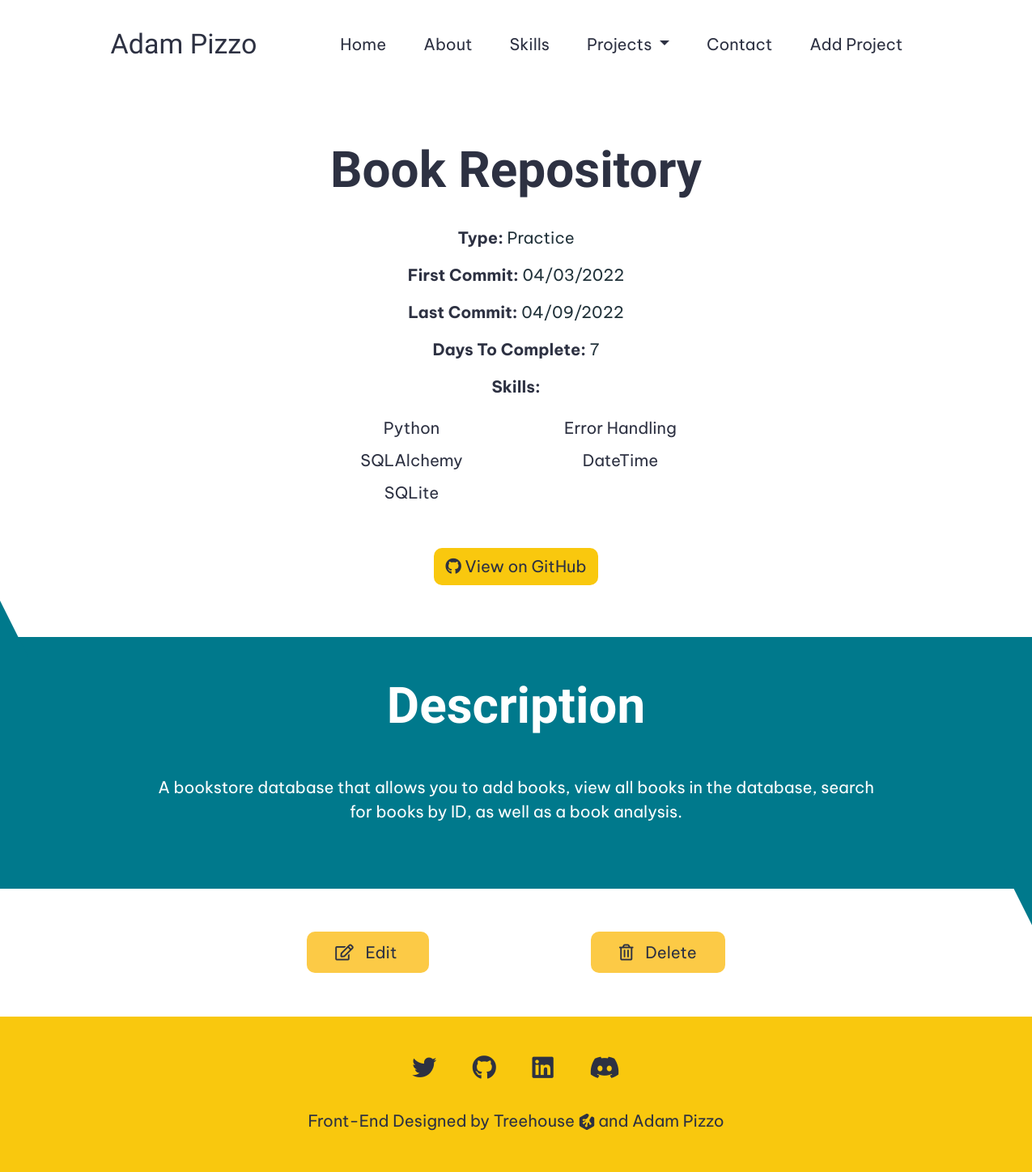
/projects/1, run on the app's committed database.
### models.py (models this page shows)
class Projects(db.Model):
    id = db.Column(db.Integer, primary_key=True)
    title = db.Column(db.String)
    type = db.Column(db.String)
    first_commit = db.Column(db.Date)
    last_commit = db.Column(db.Date)
    description = db.Column(db.Text)
    skills = db.Column(db.Text)
    url_to_project = db.Column(db.Text)

### app.py (the view)
@app.route('/projects/<id>')
def project_detail(id):
    project_df = Projects.query.order_by(Projects.last_commit.desc()).all()
    project = Projects.query.get_or_404(id)
    project.skills = project.skills.split(',')
    time_taken = (project.last_commit-project.first_commit) + timedelta(days=1)
    project.first_commit = project.first_commit.strftime('%m/%d/%Y')
    project.last_commit = project.last_commit.strftime('%m/%d/%Y')
    return render_template(
        'detail.html',
        project=project,
        project_df=project_df,
        time_taken=time_taken
    )

### templates/detail.html (shortened to what this page needs)
{% extends 'layout.html' %}
    {% block content %}
        <section class="header">
            <h2>{{ project.title }}</h2>
            <br>
            <p><span>Type: </span> {{ project.type }}</p>
            <p><span>First Commit: </span> {{ project.first_commit }} </p>
            <p><span>Last Commit: </span> {{ project.last_commit }} </p>
            <p><span>Days To Complete:</span> {{ time_taken.days }}</p>
            <p><span>Skills:</span></p>
            <ul class="project-skills">
                {% for skill in project.skills %}
                <li><a href="https://www.google.com/search?q={{items}}" target="_blank">{{ skill }}</a></li>
                {% endfor %}
            </ul>
            <a href="{{ project.url_to_project }}" class="github-btn">
                <i class="fab fa-github"></i>
                View on GitHub
            </a>
        </section>
        <section id="project-desc">
            <div id="triangle5"></div>
            <h2>Description</h2>
            <p>
                {{ project.description }}
            </p>
            <div id="triangle6"></div>
        </section>
        <section id="edit-delete">
            <a href="{{ url_for('edit_project', id=project.id)}}">
                <i class="fas fa-edit"></i>
                Edit
            </a>
            <a href="{{ url_for('delete_project', id=project.id)}}">
                <i class="far fa-trash-alt"></i>
                Delete
            </a>
        </section>
    {% endblock %}

### static/css/styles.css (style rules this page uses)
:root { --primary-text: #2d3142; --secondary-text: #22333B; --primary: #f9c80e; --secondary: #00798c; --accent: #fcca46; --white: #fff; --primary-font: 'Be Vietnam Pro', 'Roboto', Arial, Helvetica, sans-serif; --headings-1-font: 'Permanent Marker', 'Roboto', Arial, Helvetica, sans-serif; --headings-2-font: 'Rokkitt', 'Lucida Handwriting', 'Apple Chancery', cursive; --headings-3-font: 'Oswald','Roboto', Arial, Helvetica, serif; --label-font: 'Rokkitt','Roboto', Arial, Helvetica, serif; --brand-font: 'Homemade Apple', 'Lucida Handwriting', 'Apple Chancery', cursive; --li-font: 'PT Sans Narrow', 'Roboto', Arial, Helvetica, sans-serif; }
* { font-family: var(--primary-font); color: var(--primary-text); text-align: center; }
p, li, a { font-size: 20px; }
h2 { font-size: 30px; font-weight: bold; font-family: var(--headings-2-font); }
body { overflow-x: hidden; }
.header { margin-left: 5%; margin-right: 5%; margin-top: 5rem; text-align: center; }
.header p { font-size: 20px; color: var(--secondary-text); }
.header .github-btn { display: inline-block; margin-top: 2rem; margin-bottom: 4rem; }
.header .project-skills { list-style: none; margin: auto; line-height: 40px; max-width: 250px; margin-bottom: 1rem; }
.project-skills { padding-left: 0; text-align: center; }
.header .project-skills li { text-align: center; }
.header .project-skills li::before { content: '\FE61'; position: absolute; left: -20px; }
.project-skills > li > a, #skills ul li a { text-decoration: none; color: var(--primary-font) }
.header p > span { font-weight: bold; }
#project-desc *, #projects * { color: var(--white); }
.github-btn { border-radius: 10px; background-color: var(--primary); padding: 8px 15px; color: var(--primary-text) !important; text-decoration: none; }
.github-btn i { color: var(--primary-text) !important; }
#project-desc { background-color: var(--secondary); position: relative; text-align: center; padding-right: 5%; padding-left: 5%; }
#triangle5 { width: 0; height: 0; border-left: 50px solid transparent; border-right: 50px solid transparent; border-bottom: 100px solid var(--secondary); position: absolute; top: -75px; left: -65px; }
#project-desc h2 { padding-top: 3rem; margin-bottom: 3rem; }
#project-desc p { text-align: center; padding-bottom: 4rem; }
#triangle6 { width: 0; height: 0; border-left: 50px solid transparent; border-right: 50px solid transparent; border-top: 100px solid var(--secondary); position: absolute; bottom: -75px; right: -65px; }
#edit-delete { padding-top: 4rem; padding-bottom: 4rem; text-align: center; }
#edit-delete a { background-color: var(--accent); border-radius: 10px; color: var(--primary-text); padding: 13px 35px; text-decoration: none; }
#edit-delete a:first-of-type { margin-right: 20px; }
#edit-delete a i { color: var(--primary-text); margin-right: 10px; font-weight: normal; }
@media (min-width: 992px) { h2 { font-size: 62px; } }
@media (min-width: 992px) { #project-desc { padding-right: 15%; padding-left: 15%; } }
@media (min-width: 1200px) { .header .project-skills { -webkit-column-count: 2; -moz-column-count: 2; column-count: 2; max-width: 500px; } }
@media (min-width: 1200px) { #edit-delete a:first-of-type { margin-right: 200px; } }

### data on the page
Projects: title "Book Repository", type "Practice", first_commit "04/03/2022", last_commit "04/09/2022", description "A bookstore database that allows you to add books, view all books in the database, search for books by ID, as well as a book analysis."

### other printed values
{{ time_taken.days }} "7"
{{ skill }} "Python" "SQLAlchemy" "SQLite" "Error Handling" "DateTime"
